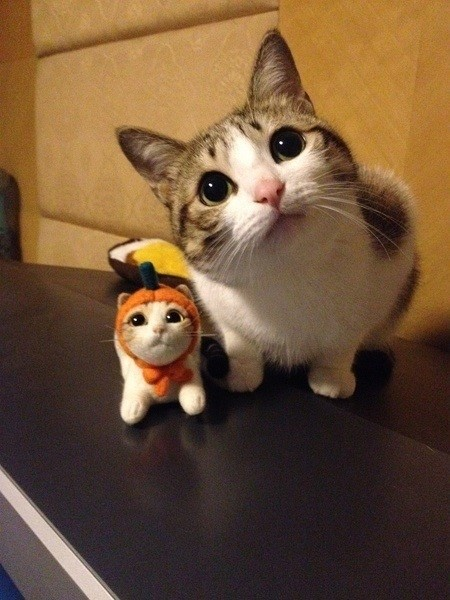
//> input picture opencv3/ch6/ch6/5.jpg, 450 x 600 px
$ ./tx_dilate_erode   (built with g++ and OpenCV 4)
//> lines starting //> are read from the running program, lines starting //| are printed output that depends on the picture
#include <opencv2/opencv.hpp>
#include <opencv2/highgui/highgui.hpp>
#include <opencv2/imgproc/imgproc.hpp>
#include <iostream>
using namespace std;
using namespace cv;


//-----------------------------------【全局变量声明部分】--------------------------------------
//		描述：全局变量声明
//-----------------------------------------------------------------------------------------------
Mat g_srcImage, g_dstImage;//原始图和效果图
int g_nTrackbarNumer = 0;//0表示腐蚀erode, 1表示膨胀dilate
int g_nStructElementSize = 3; //结构元素(内核矩阵)的尺寸


//-----------------------------------【全局函数声明部分】--------------------------------------
//		描述：全局函数声明
//-----------------------------------------------------------------------------------------------
void Process();//膨胀和腐蚀的处理函数
void on_TrackbarNumChange(int, void *);//回调函数
void on_ElementSizeChange(int, void *);//回调函数
void ShowHelpText();

//-----------------------------------【main( )函数】--------------------------------------------
//		描述：控制台应用程序的入口函数，我们的程序从这里开始
//-----------------------------------------------------------------------------------------------
int main()
{
	//改变console字体颜色
	system("color 2F");

	//载入原图
	g_srcImage = imread("5.jpg");
//> g_srcImage is the input picture: 600 rows x 450 cols, CV_8UC3; mean B, G, R 57.3, 83.6, 111.7
	if (!g_srcImage.data) { printf("读取srcImage错误~！ \n"); return false; }

	ShowHelpText();

	//显示原始图
	namedWindow("【原始图】");
	imshow("【原始图】", g_srcImage);

	//进行初次腐蚀操作并显示效果图
	namedWindow("【效果图】");
	//获取自定义核A
	Mat element = getStructuringElement(MORPH_RECT, Size(2 * g_nStructElementSize + 1, 2 * g_nStructElementSize + 1), Point(g_nStructElementSize, g_nStructElementSize));
	erode(g_srcImage, g_dstImage, element);
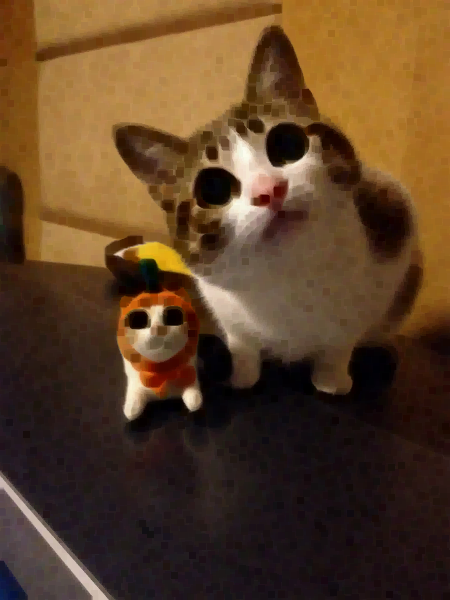
//> g_dstImage: 600 rows x 450 cols, CV_8UC3; mean B, G, R 38, 63.8, 91.2
	imshow("【效果图】", g_dstImage);

	//创建轨迹条
	createTrackbar("腐蚀/膨胀", "【效果图】", &g_nTrackbarNumer, 1, on_TrackbarNumChange);
//> slider '腐蚀/膨胀' is set to 1
	createTrackbar("内核尺寸", "【效果图】", &g_nStructElementSize, 21, on_ElementSizeChange);
	//B
	//on_TrackbarNumChange(g_nTrackbarNumer, 0);//A或B都可以

	//输出一些帮助信息
	cout << endl << "\t运行成功，请调整滚动条观察图像效果~\n\n"
		<< "\t按下“q”键时，程序退出。\n";

	//轮询获取按键信息，若下q键，程序退出
	while (char(waitKey(1)) != 'q') {}
//> in Process, `dilate(g_srcImage, g_dstImage, element);`:
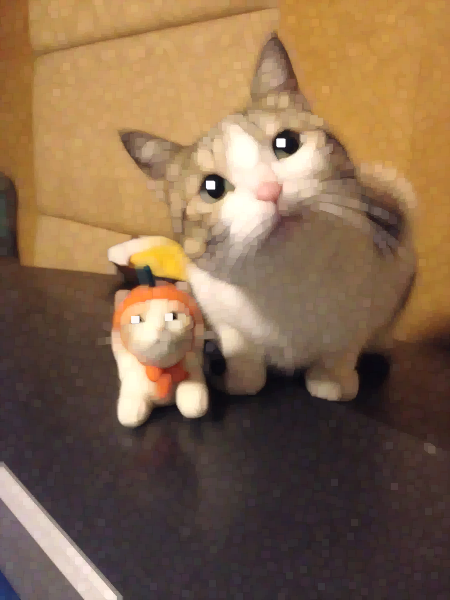
//> g_dstImage: 600 rows x 450 cols, CV_8UC3; mean B, G, R 76.8, 103.3, 131.8
//> the 'q' key is pressed

	return 0;
}

//-----------------------------【Process( )函数】------------------------------------
//		描述：进行自定义的腐蚀和膨胀操作
//-----------------------------------------------------------------------------------------
void Process()
{
	//获取自定义核
	Mat element = getStructuringElement(MORPH_RECT, Size(2 * g_nStructElementSize + 1, 2 * g_nStructElementSize + 1), Point(g_nStructElementSize, g_nStructElementSize));

	//进行腐蚀或膨胀操作
	if (g_nTrackbarNumer == 0) {
		erode(g_srcImage, g_dstImage, element);
	}
	else {
		dilate(g_srcImage, g_dstImage, element);
	}

	//显示效果图
	imshow("【效果图】", g_dstImage);
}


//-----------------------------【on_TrackbarNumChange( )函数】------------------------------------
//		描述：腐蚀和膨胀之间切换开关的回调函数
//-----------------------------------------------------------------------------------------------------
void on_TrackbarNumChange(int, void *)
{
	//腐蚀和膨胀之间效果已经切换，回调函数体内需调用一次Process函数，使改变后的效果立即生效并显示出来
	Process();
}


//-----------------------------【on_ElementSizeChange( )函数】-------------------------------------
//		描述：腐蚀和膨胀操作内核改变时的回调函数
//-----------------------------------------------------------------------------------------------------
void on_ElementSizeChange(int, void *)
{
	//内核尺寸已改变，回调函数体内需调用一次Process函数，使改变后的效果立即生效并显示出来
	Process();
}


//-----------------------------------【ShowHelpText( )函数】-----------------------------
//		 描述：输出一些帮助信息
//----------------------------------------------------------------------------------------------
void ShowHelpText()
{
	//输出欢迎信息和OpenCV版本
	printf("\n\n\t\t\t非常感谢购买《OpenCV3编程入门》一书！\n");
	printf("\n\n\t\t\t此为本书OpenCV3版的第40个配套示例程序\n");
	printf("\n\n\t\t\t   当前使用的OpenCV版本为：" CV_VERSION);
	printf("\n\n  ----------------------------------------------------------------------------\n");
}

$ run again, with opencv3/ch6/ch6/1.jpg copied over opencv3/ch6/ch6/5.jpg
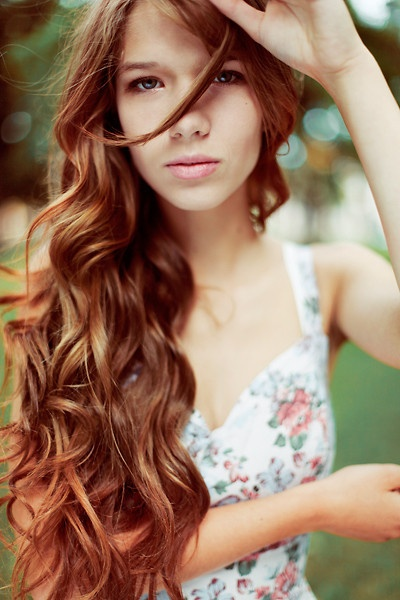
//> input picture opencv3/ch6/ch6/1.jpg, 400 x 600 px
//> g_srcImage is the input picture: 600 rows x 400 cols, CV_8UC3; mean B, G, R 98.3, 120, 152.7
//> `erode(g_srcImage, g_dstImage, element);`:
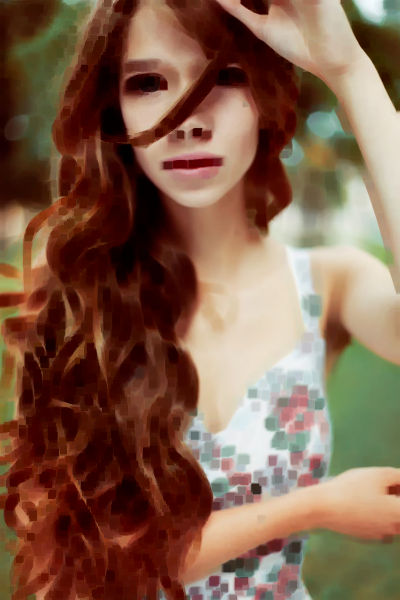
//> g_dstImage: 600 rows x 400 cols, CV_8UC3; mean B, G, R 75.1, 95.1, 128.8
//> in Process, `dilate(g_srcImage, g_dstImage, element);`:
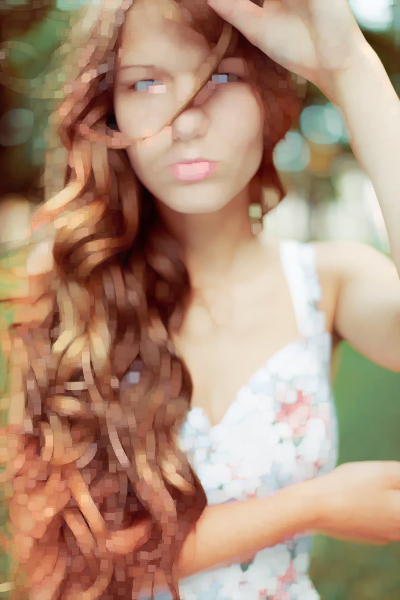
//> g_dstImage: 600 rows x 400 cols, CV_8UC3; mean B, G, R 122.3, 144.9, 175.9

$ run again, with opencv3/ch6/ch6/2.jpg copied over opencv3/ch6/ch6/5.jpg
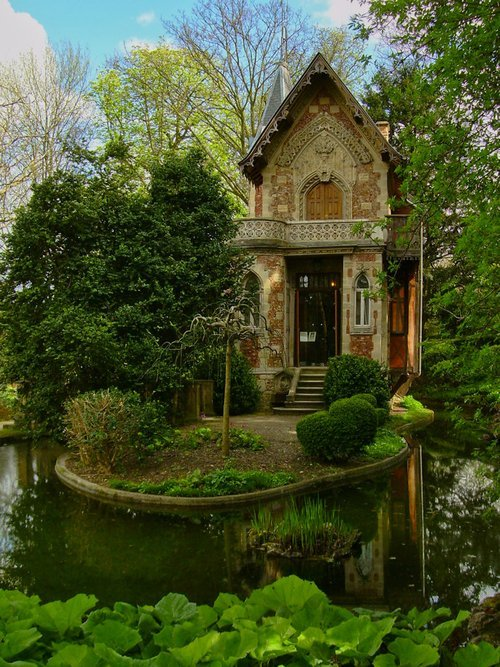
//> input picture opencv3/ch6/ch6/2.jpg, 500 x 667 px
//> g_srcImage is the input picture: 667 rows x 500 cols, CV_8UC3; mean B, G, R 45.5, 84, 72.8
//> `erode(g_srcImage, g_dstImage, element);`:
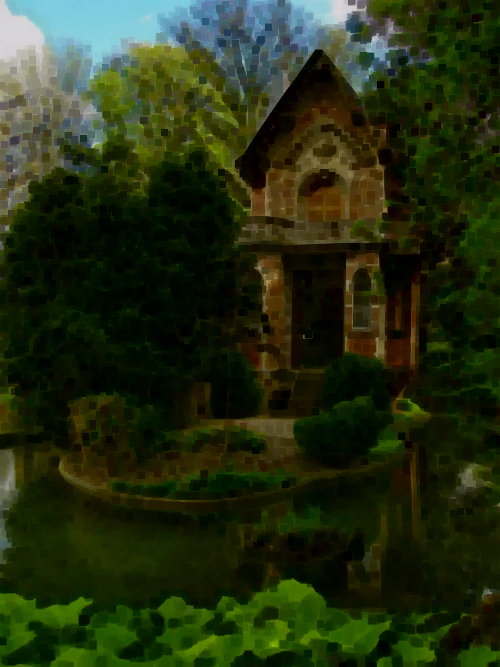
//> g_dstImage: 667 rows x 500 cols, CV_8UC3; mean B, G, R 18.4, 46.7, 36.5
//> in Process, `dilate(g_srcImage, g_dstImage, element);`:
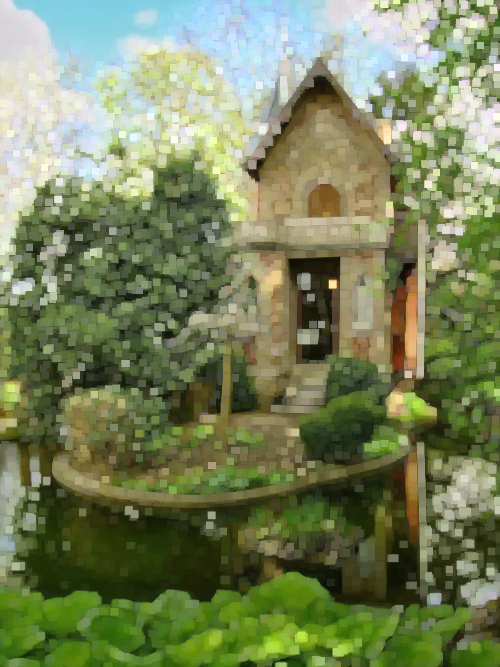
//> g_dstImage: 667 rows x 500 cols, CV_8UC3; mean B, G, R 92.6, 131.6, 120.5
